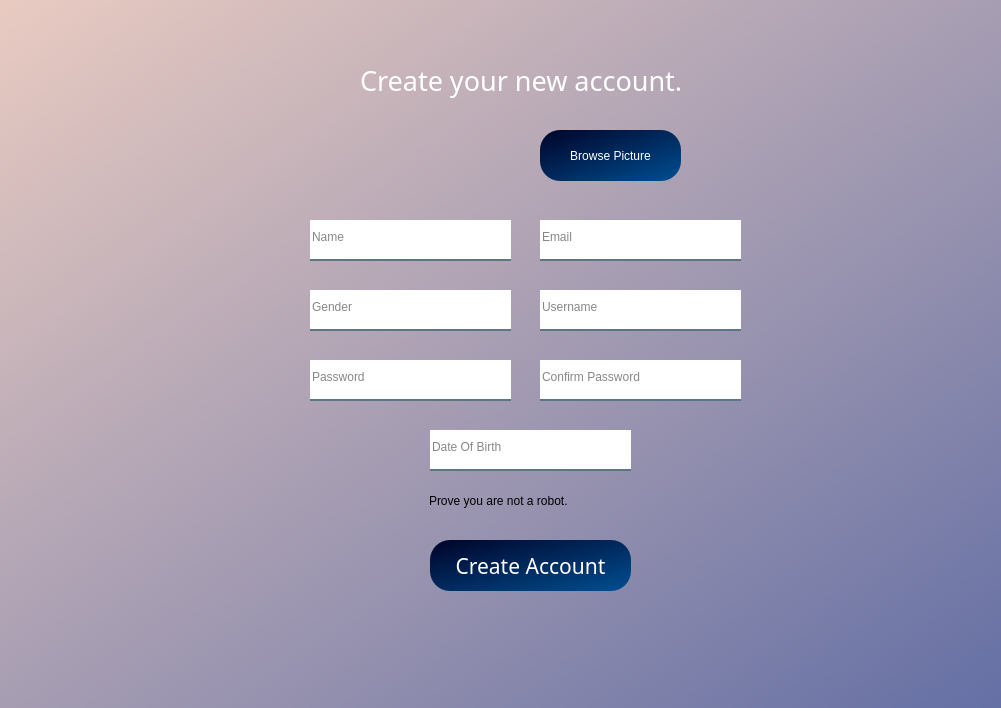
<?xml version="1.0" encoding="UTF-8"?>
<ui version="4.0">
 <class>Dialog</class>
 <widget class="QDialog" name="Dialog">
  <property name="geometry">
   <rect>
    <x>0</x>
    <y>0</y>
    <width>1001</width>
    <height>708</height>
   </rect>
  </property>
  <property name="windowTitle">
   <string>Dialog</string>
  </property>
  <widget class="QWidget" name="widget" native="true">
   <property name="geometry">
    <rect>
     <x>0</x>
     <y>0</y>
     <width>1001</width>
     <height>711</height>
    </rect>
   </property>
   <property name="cursor">
    <cursorShape>ArrowCursor</cursorShape>
   </property>
   <property name="styleSheet">
    <string notr="true">
background-color: qlineargradient(spread:pad, x1:0, y1:0, x2:1, y2:1, stop:0 rgba(233, 203, 193, 255), stop:1 rgba(100, 111, 164, 255));</string>
   </property>
   <widget class="QLabel" name="label">
    <property name="geometry">
     <rect>
      <x>0</x>
      <y>0</y>
      <width>211</width>
      <height>91</height>
     </rect>
    </property>
    <property name="styleSheet">
     <string notr="true">background: transparent</string>
    </property>
    <property name="text">
     <string/>
    </property>
    <property name="pixmap">
     <pixmap>UI Icons/1x/1x/Asset 3.png</pixmap>
    </property>
   </widget>
   <widget class="QLabel" name="label_3">
    <property name="geometry">
     <rect>
      <x>0</x>
      <y>650</y>
      <width>1001</width>
      <height>61</height>
     </rect>
    </property>
    <property name="styleSheet">
     <string notr="true">background: transparent</string>
    </property>
    <property name="text">
     <string/>
    </property>
    <property name="pixmap">
     <pixmap>UI Icons/1x/1x/Asset 5.png</pixmap>
    </property>
    <property name="scaledContents">
     <bool>true</bool>
    </property>
   </widget>
   <widget class="QLabel" name="label_4">
    <property name="geometry">
     <rect>
      <x>360</x>
      <y>40</y>
      <width>481</width>
      <height>81</height>
     </rect>
    </property>
    <property name="font">
     <font>
      <family>Montserrat Bold</family>
      <pointsize>20</pointsize>
      <weight>50</weight>
      <italic>false</italic>
      <bold>false</bold>
      <underline>false</underline>
     </font>
    </property>
    <property name="styleSheet">
     <string notr="true">color: rgb(255, 255, 255);
background: transparent;
font: 20pt&quot;Montserrat Bold&quot;
</string>
    </property>
    <property name="text">
     <string>Create your new account.</string>
    </property>
   </widget>
   <widget class="QPushButton" name="Create_Account">
    <property name="geometry">
     <rect>
      <x>430</x>
      <y>540</y>
      <width>201</width>
      <height>51</height>
     </rect>
    </property>
    <property name="font">
     <font>
      <family>Montserrat Bold</family>
      <pointsize>16</pointsize>
      <weight>50</weight>
      <italic>false</italic>
      <bold>false</bold>
      <underline>false</underline>
      <stylestrategy>PreferAntialias</stylestrategy>
     </font>
    </property>
    <property name="cursor">
     <cursorShape>PointingHandCursor</cursorShape>
    </property>
    <property name="styleSheet">
     <string notr="true">border-radius:20px;
background-color: qlineargradient(spread:pad, x1:0, y1:0, x2:1, y2:1, stop:0 rgba(0, 4, 40, 255), stop:1 rgba(0, 78, 146, 255));
color: rgb(255, 255, 255);
font: 16pt &quot;Montserrat Bold&quot;;

</string>
    </property>
    <property name="text">
     <string>Create Account</string>
    </property>
   </widget>
   <widget class="QLineEdit" name="Name">
    <property name="geometry">
     <rect>
      <x>310</x>
      <y>220</y>
      <width>201</width>
      <height>41</height>
     </rect>
    </property>
    <property name="styleSheet">
     <string notr="true">background-color: rgb(255, 255, 255);
border:none;
border-bottom: 2px solid rgb(46, 82, 101, 200);
color:rgba(0, 0, 0, 240);
padding-bottom:5px;
font: 16pt&quot;Times New Roman&quot;</string>
    </property>
    <property name="placeholderText">
     <string>Name</string>
    </property>
   </widget>
   <widget class="QLineEdit" name="Email">
    <property name="geometry">
     <rect>
      <x>540</x>
      <y>220</y>
      <width>201</width>
      <height>41</height>
     </rect>
    </property>
    <property name="styleSheet">
     <string notr="true">background-color: rgb(255, 255, 255);
border:none;
border-bottom: 2px solid rgb(46, 82, 101, 200);
color:rgba(0, 0, 0, 240);
padding-bottom:5px;
font: 16pt&quot;Times New Roman&quot;</string>
    </property>
    <property name="placeholderText">
     <string>Email</string>
    </property>
   </widget>
   <widget class="QLabel" name="label_5">
    <property name="geometry">
     <rect>
      <x>350</x>
      <y>220</y>
      <width>47</width>
      <height>41</height>
     </rect>
    </property>
    <property name="styleSheet">
     <string notr="true">background: transparent</string>
    </property>
    <property name="text">
     <string/>
    </property>
    <property name="pixmap">
     <pixmap>C:/Users/M/Downloads/icons8-account-90.png</pixmap>
    </property>
    <property name="scaledContents">
     <bool>true</bool>
    </property>
   </widget>
   <widget class="QLabel" name="label_6">
    <property name="geometry">
     <rect>
      <x>350</x>
      <y>300</y>
      <width>47</width>
      <height>41</height>
     </rect>
    </property>
    <property name="styleSheet">
     <string notr="true">background: transparent</string>
    </property>
    <property name="text">
     <string/>
    </property>
    <property name="pixmap">
     <pixmap>C:/Users/M/Downloads/icons8-password-90.png</pixmap>
    </property>
    <property name="scaledContents">
     <bool>true</bool>
    </property>
   </widget>
   <widget class="QLineEdit" name="Gender">
    <property name="geometry">
     <rect>
      <x>310</x>
      <y>290</y>
      <width>201</width>
      <height>41</height>
     </rect>
    </property>
    <property name="styleSheet">
     <string notr="true">background-color: rgb(255, 255, 255);
border:none;
border-bottom: 2px solid rgb(46, 82, 101, 200);
color:rgba(0, 0, 0, 240);
padding-bottom:5px;
font: 16pt&quot;Times New Roman&quot;</string>
    </property>
    <property name="placeholderText">
     <string>Gender</string>
    </property>
   </widget>
   <widget class="QLineEdit" name="Username1">
    <property name="geometry">
     <rect>
      <x>540</x>
      <y>290</y>
      <width>201</width>
      <height>41</height>
     </rect>
    </property>
    <property name="styleSheet">
     <string notr="true">background-color: rgb(255, 255, 255);
border:none;
border-bottom: 2px solid rgb(46, 82, 101, 200);
color:rgba(0, 0, 0, 240);
padding-bottom:5px;
font: 16pt&quot;Times New Roman&quot;</string>
    </property>
    <property name="cursorPosition">
     <number>0</number>
    </property>
    <property name="placeholderText">
     <string>Username</string>
    </property>
   </widget>
   <widget class="QLineEdit" name="Password1">
    <property name="geometry">
     <rect>
      <x>310</x>
      <y>360</y>
      <width>201</width>
      <height>41</height>
     </rect>
    </property>
    <property name="styleSheet">
     <string notr="true">background-color: rgb(255, 255, 255);
border:none;
border-bottom: 2px solid rgb(46, 82, 101, 200);
color:rgba(0, 0, 0, 240);
padding-bottom:5px;
font: 16pt&quot;Times New Roman&quot;</string>
    </property>
    <property name="placeholderText">
     <string>Password</string>
    </property>
   </widget>
   <widget class="QLineEdit" name="Con_Pass">
    <property name="geometry">
     <rect>
      <x>540</x>
      <y>360</y>
      <width>201</width>
      <height>41</height>
     </rect>
    </property>
    <property name="styleSheet">
     <string notr="true">background-color: rgb(255, 255, 255);
border:none;
border-bottom: 2px solid rgb(46, 82, 101, 200);
color:rgba(0, 0, 0, 240);
padding-bottom:5px;
font: 16pt&quot;Times New Roman&quot;</string>
    </property>
    <property name="placeholderText">
     <string>Confirm Password</string>
    </property>
   </widget>
   <widget class="QLabel" name="DP">
    <property name="geometry">
     <rect>
      <x>390</x>
      <y>110</y>
      <width>101</width>
      <height>91</height>
     </rect>
    </property>
    <property name="styleSheet">
     <string notr="true">background:transparent
</string>
    </property>
    <property name="text">
     <string/>
    </property>
    <property name="pixmap">
     <pixmap>UI Icons/1x/icons8-name-100.png</pixmap>
    </property>
    <property name="scaledContents">
     <bool>true</bool>
    </property>
   </widget>
   <widget class="QPushButton" name="Browse">
    <property name="geometry">
     <rect>
      <x>540</x>
      <y>130</y>
      <width>141</width>
      <height>51</height>
     </rect>
    </property>
    <property name="cursor">
     <cursorShape>PointingHandCursor</cursorShape>
    </property>
    <property name="styleSheet">
     <string notr="true">border-radius:20px;
background-color: qlineargradient(spread:pad, x1:0, y1:0, x2:1, y2:1, stop:0 rgba(0, 4, 40, 255), stop:1 rgba(0, 78, 146, 255));
color: rgb(255, 255, 255);
font: 12pt &quot;Montserrat Bold&quot;;
</string>
    </property>
    <property name="text">
     <string>Browse Picture</string>
    </property>
   </widget>
   <widget class="QCheckBox" name="Robot">
    <property name="geometry">
     <rect>
      <x>410</x>
      <y>480</y>
      <width>231</width>
      <height>41</height>
     </rect>
    </property>
    <property name="cursor">
     <cursorShape>PointingHandCursor</cursorShape>
    </property>
    <property name="styleSheet">
     <string notr="true">background:transparent;
font: 12pt&quot;Montserrat&quot;</string>
    </property>
    <property name="text">
     <string>Prove you are not a robot.</string>
    </property>
   </widget>
   <widget class="QLineEdit" name="DOB">
    <property name="geometry">
     <rect>
      <x>430</x>
      <y>430</y>
      <width>201</width>
      <height>41</height>
     </rect>
    </property>
    <property name="styleSheet">
     <string notr="true">background-color: rgb(255, 255, 255);
border:none;
border-bottom: 2px solid rgb(46, 82, 101, 200);
color:rgba(0, 0, 0, 240);
padding-bottom:5px;
font: 16pt&quot;Times New Roman&quot;</string>
    </property>
    <property name="placeholderText">
     <string>Date Of Birth</string>
    </property>
   </widget>
  </widget>
 </widget>
 <resources/>
 <connections/>
</ui>
